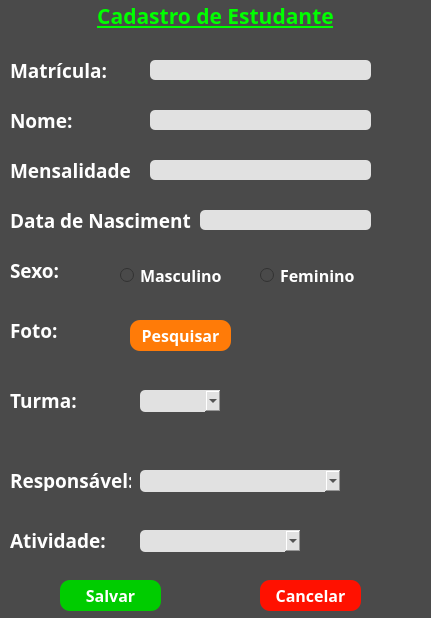
<?xml version="1.0" encoding="UTF-8"?>
<ui version="4.0">
 <class>telaCadEstudante</class>
 <widget class="QMainWindow" name="telaCadEstudante">
  <property name="geometry">
   <rect>
    <x>0</x>
    <y>0</y>
    <width>431</width>
    <height>618</height>
   </rect>
  </property>
  <property name="maximumSize">
   <size>
    <width>431</width>
    <height>618</height>
   </size>
  </property>
  <property name="windowTitle">
   <string>Cadastro de Estudante</string>
  </property>
  <property name="windowIcon">
   <iconset>
    <normalon>imagens/student.png</normalon>
   </iconset>
  </property>
  <property name="styleSheet">
   <string notr="true">background-color: rgb(74, 74, 74);</string>
  </property>
  <widget class="QWidget" name="centralwidget">
   <widget class="QLabel" name="lblMatricula">
    <property name="geometry">
     <rect>
      <x>10</x>
      <y>60</y>
      <width>121</width>
      <height>21</height>
     </rect>
    </property>
    <property name="font">
     <font>
      <family>Corbel</family>
      <pointsize>14</pointsize>
      <weight>75</weight>
      <bold>true</bold>
     </font>
    </property>
    <property name="styleSheet">
     <string notr="true">color: rgb(255, 255, 255);</string>
    </property>
    <property name="text">
     <string>Matrícula:</string>
    </property>
   </widget>
   <widget class="QLabel" name="lblTitulo">
    <property name="geometry">
     <rect>
      <x>40</x>
      <y>0</y>
      <width>351</width>
      <height>31</height>
     </rect>
    </property>
    <property name="font">
     <font>
      <family>Corbel</family>
      <pointsize>16</pointsize>
      <weight>75</weight>
      <bold>true</bold>
      <underline>true</underline>
     </font>
    </property>
    <property name="styleSheet">
     <string notr="true">color: rgb(0, 255, 0);</string>
    </property>
    <property name="text">
     <string>Cadastro de Estudante</string>
    </property>
    <property name="alignment">
     <set>Qt::AlignCenter</set>
    </property>
   </widget>
   <widget class="QLineEdit" name="lineMatricula">
    <property name="enabled">
     <bool>true</bool>
    </property>
    <property name="geometry">
     <rect>
      <x>150</x>
      <y>60</y>
      <width>221</width>
      <height>20</height>
     </rect>
    </property>
    <property name="font">
     <font>
      <family>Corbel</family>
      <pointsize>12</pointsize>
     </font>
    </property>
    <property name="styleSheet">
     <string notr="true">background-color: rgb(225, 225, 225); border-radius:5px;</string>
    </property>
   </widget>
   <widget class="QLabel" name="lblNome">
    <property name="geometry">
     <rect>
      <x>10</x>
      <y>110</y>
      <width>121</width>
      <height>21</height>
     </rect>
    </property>
    <property name="font">
     <font>
      <family>Corbel</family>
      <pointsize>14</pointsize>
      <weight>75</weight>
      <bold>true</bold>
     </font>
    </property>
    <property name="styleSheet">
     <string notr="true">color: rgb(255, 255, 255);</string>
    </property>
    <property name="text">
     <string>Nome:</string>
    </property>
   </widget>
   <widget class="QLineEdit" name="lineNome">
    <property name="enabled">
     <bool>true</bool>
    </property>
    <property name="geometry">
     <rect>
      <x>150</x>
      <y>110</y>
      <width>221</width>
      <height>20</height>
     </rect>
    </property>
    <property name="font">
     <font>
      <family>Corbel</family>
      <pointsize>12</pointsize>
     </font>
    </property>
    <property name="styleSheet">
     <string notr="true">background-color: rgb(225, 225, 225); border-radius:5px;</string>
    </property>
   </widget>
   <widget class="QLabel" name="lblMensalidade">
    <property name="geometry">
     <rect>
      <x>10</x>
      <y>160</y>
      <width>121</width>
      <height>21</height>
     </rect>
    </property>
    <property name="font">
     <font>
      <family>Corbel</family>
      <pointsize>14</pointsize>
      <weight>75</weight>
      <bold>true</bold>
     </font>
    </property>
    <property name="styleSheet">
     <string notr="true">color: rgb(255, 255, 255);</string>
    </property>
    <property name="text">
     <string>Mensalidade:</string>
    </property>
   </widget>
   <widget class="QLineEdit" name="lineMensalidade">
    <property name="enabled">
     <bool>true</bool>
    </property>
    <property name="geometry">
     <rect>
      <x>150</x>
      <y>160</y>
      <width>221</width>
      <height>20</height>
     </rect>
    </property>
    <property name="font">
     <font>
      <family>Corbel</family>
      <pointsize>12</pointsize>
     </font>
    </property>
    <property name="styleSheet">
     <string notr="true">background-color: rgb(225, 225, 225); border-radius:5px;</string>
    </property>
   </widget>
   <widget class="QLabel" name="lblSexo">
    <property name="geometry">
     <rect>
      <x>10</x>
      <y>260</y>
      <width>71</width>
      <height>21</height>
     </rect>
    </property>
    <property name="font">
     <font>
      <family>Corbel</family>
      <pointsize>14</pointsize>
      <weight>75</weight>
      <bold>true</bold>
     </font>
    </property>
    <property name="styleSheet">
     <string notr="true">color: rgb(255, 255, 255);</string>
    </property>
    <property name="text">
     <string>Sexo:</string>
    </property>
   </widget>
   <widget class="QRadioButton" name="rbttMasculino">
    <property name="enabled">
     <bool>true</bool>
    </property>
    <property name="geometry">
     <rect>
      <x>120</x>
      <y>260</y>
      <width>131</width>
      <height>31</height>
     </rect>
    </property>
    <property name="font">
     <font>
      <family>Corbel</family>
      <pointsize>12</pointsize>
      <weight>75</weight>
      <bold>true</bold>
     </font>
    </property>
    <property name="styleSheet">
     <string notr="true">color: rgb(255, 255, 255);</string>
    </property>
    <property name="text">
     <string>Masculino</string>
    </property>
    <property name="icon">
     <iconset>
      <normalon>imagens/male.png</normalon>
      <disabledon>imagens/male.png</disabledon>
      <selectedon>imagens/male.png</selectedon>
     </iconset>
    </property>
    <property name="iconSize">
     <size>
      <width>32</width>
      <height>32</height>
     </size>
    </property>
   </widget>
   <widget class="QRadioButton" name="rbttFeminino">
    <property name="enabled">
     <bool>true</bool>
    </property>
    <property name="geometry">
     <rect>
      <x>260</x>
      <y>260</y>
      <width>131</width>
      <height>31</height>
     </rect>
    </property>
    <property name="font">
     <font>
      <family>Corbel</family>
      <pointsize>12</pointsize>
      <weight>75</weight>
      <bold>true</bold>
     </font>
    </property>
    <property name="styleSheet">
     <string notr="true">color: rgb(255, 255, 255);</string>
    </property>
    <property name="text">
     <string>Feminino</string>
    </property>
    <property name="icon">
     <iconset>
      <normalon>imagens/female.png</normalon>
      <disabledon>imagens/female.png</disabledon>
      <selectedon>imagens/female.png</selectedon>
     </iconset>
    </property>
    <property name="iconSize">
     <size>
      <width>32</width>
      <height>32</height>
     </size>
    </property>
   </widget>
   <widget class="QLabel" name="lblDataNascimento">
    <property name="geometry">
     <rect>
      <x>10</x>
      <y>210</y>
      <width>181</width>
      <height>21</height>
     </rect>
    </property>
    <property name="font">
     <font>
      <family>Corbel</family>
      <pointsize>14</pointsize>
      <weight>75</weight>
      <bold>true</bold>
     </font>
    </property>
    <property name="styleSheet">
     <string notr="true">color: rgb(255, 255, 255);</string>
    </property>
    <property name="text">
     <string>Data de Nascimento:</string>
    </property>
   </widget>
   <widget class="QLineEdit" name="lineDataNascimento">
    <property name="enabled">
     <bool>true</bool>
    </property>
    <property name="geometry">
     <rect>
      <x>200</x>
      <y>210</y>
      <width>171</width>
      <height>20</height>
     </rect>
    </property>
    <property name="font">
     <font>
      <family>Corbel</family>
      <pointsize>12</pointsize>
     </font>
    </property>
    <property name="styleSheet">
     <string notr="true">background-color: rgb(225, 225, 225); border-radius:5px;</string>
    </property>
   </widget>
   <widget class="QLabel" name="lblFoto">
    <property name="geometry">
     <rect>
      <x>10</x>
      <y>320</y>
      <width>61</width>
      <height>21</height>
     </rect>
    </property>
    <property name="font">
     <font>
      <family>Corbel</family>
      <pointsize>14</pointsize>
      <weight>75</weight>
      <bold>true</bold>
     </font>
    </property>
    <property name="styleSheet">
     <string notr="true">color: rgb(255, 255, 255);</string>
    </property>
    <property name="text">
     <string>Foto:</string>
    </property>
   </widget>
   <widget class="QPushButton" name="bttPesquisar">
    <property name="geometry">
     <rect>
      <x>130</x>
      <y>320</y>
      <width>101</width>
      <height>31</height>
     </rect>
    </property>
    <property name="font">
     <font>
      <family>Corbel</family>
      <pointsize>12</pointsize>
      <weight>75</weight>
      <bold>true</bold>
     </font>
    </property>
    <property name="styleSheet">
     <string notr="true">color: rgb(255, 255, 255); background-color: rgb(255, 123, 8); border-radius:10px;
</string>
    </property>
    <property name="text">
     <string>Pesquisar</string>
    </property>
    <property name="icon">
     <iconset>
      <normalon>imagens/photo.png</normalon>
     </iconset>
    </property>
    <property name="iconSize">
     <size>
      <width>24</width>
      <height>24</height>
     </size>
    </property>
   </widget>
   <widget class="QLabel" name="lblFotoImg">
    <property name="geometry">
     <rect>
      <x>250</x>
      <y>310</y>
      <width>161</width>
      <height>141</height>
     </rect>
    </property>
    <property name="text">
     <string/>
    </property>
    <property name="scaledContents">
     <bool>true</bool>
    </property>
    <property name="alignment">
     <set>Qt::AlignCenter</set>
    </property>
   </widget>
   <widget class="QLabel" name="lbTurma">
    <property name="geometry">
     <rect>
      <x>10</x>
      <y>390</y>
      <width>71</width>
      <height>21</height>
     </rect>
    </property>
    <property name="font">
     <font>
      <family>Corbel</family>
      <pointsize>14</pointsize>
      <weight>75</weight>
      <bold>true</bold>
     </font>
    </property>
    <property name="styleSheet">
     <string notr="true">color: rgb(255, 255, 255);</string>
    </property>
    <property name="text">
     <string>Turma:</string>
    </property>
   </widget>
   <widget class="QComboBox" name="cmbTurmas">
    <property name="geometry">
     <rect>
      <x>140</x>
      <y>390</y>
      <width>81</width>
      <height>22</height>
     </rect>
    </property>
    <property name="font">
     <font>
      <family>Corbel</family>
      <pointsize>10</pointsize>
      <weight>75</weight>
      <bold>true</bold>
     </font>
    </property>
    <property name="styleSheet">
     <string notr="true">background-color: rgb(225, 225, 225); selection-background-color: rgb(225, 225, 225); selection-color: rgb(0, 0, 0);  border-radius: 5px;</string>
    </property>
    <property name="frame">
     <bool>false</bool>
    </property>
    <item>
     <property name="text">
      <string/>
     </property>
    </item>
   </widget>
   <widget class="QLabel" name="lblResponsavel">
    <property name="geometry">
     <rect>
      <x>10</x>
      <y>470</y>
      <width>121</width>
      <height>21</height>
     </rect>
    </property>
    <property name="font">
     <font>
      <family>Corbel</family>
      <pointsize>14</pointsize>
      <weight>75</weight>
      <bold>true</bold>
     </font>
    </property>
    <property name="styleSheet">
     <string notr="true">color: rgb(255, 255, 255);</string>
    </property>
    <property name="text">
     <string>Responsável:</string>
    </property>
   </widget>
   <widget class="QComboBox" name="cmbResponsaveis">
    <property name="geometry">
     <rect>
      <x>140</x>
      <y>470</y>
      <width>201</width>
      <height>22</height>
     </rect>
    </property>
    <property name="font">
     <font>
      <family>Corbel</family>
      <pointsize>10</pointsize>
      <weight>75</weight>
      <bold>true</bold>
     </font>
    </property>
    <property name="styleSheet">
     <string notr="true">background-color: rgb(225, 225, 225); selection-background-color: rgb(225, 225, 225); selection-color: rgb(0, 0, 0);  border-radius: 5px;</string>
    </property>
    <property name="frame">
     <bool>false</bool>
    </property>
    <item>
     <property name="text">
      <string/>
     </property>
    </item>
   </widget>
   <widget class="QLabel" name="lblAtividade">
    <property name="geometry">
     <rect>
      <x>10</x>
      <y>530</y>
      <width>101</width>
      <height>21</height>
     </rect>
    </property>
    <property name="font">
     <font>
      <family>Corbel</family>
      <pointsize>14</pointsize>
      <weight>75</weight>
      <bold>true</bold>
     </font>
    </property>
    <property name="styleSheet">
     <string notr="true">color: rgb(255, 255, 255);</string>
    </property>
    <property name="text">
     <string>Atividade:</string>
    </property>
   </widget>
   <widget class="QComboBox" name="cmbAtividades">
    <property name="geometry">
     <rect>
      <x>140</x>
      <y>530</y>
      <width>161</width>
      <height>22</height>
     </rect>
    </property>
    <property name="font">
     <font>
      <family>Corbel</family>
      <pointsize>10</pointsize>
      <weight>75</weight>
      <bold>true</bold>
     </font>
    </property>
    <property name="styleSheet">
     <string notr="true">background-color: rgb(225, 225, 225); selection-background-color: rgb(225, 225, 225); selection-color: rgb(0, 0, 0);  border-radius: 5px;</string>
    </property>
    <property name="frame">
     <bool>false</bool>
    </property>
    <item>
     <property name="text">
      <string/>
     </property>
    </item>
   </widget>
   <widget class="QPushButton" name="bttSalvar">
    <property name="geometry">
     <rect>
      <x>60</x>
      <y>580</y>
      <width>101</width>
      <height>31</height>
     </rect>
    </property>
    <property name="font">
     <font>
      <family>Corbel</family>
      <pointsize>12</pointsize>
      <weight>75</weight>
      <bold>true</bold>
     </font>
    </property>
    <property name="styleSheet">
     <string notr="true">color: rgb(255, 255, 255); background-color: rgb(0, 204, 0); border-radius:10px;</string>
    </property>
    <property name="text">
     <string>Salvar</string>
    </property>
    <property name="icon">
     <iconset>
      <normalon>imagens/save.png</normalon>
     </iconset>
    </property>
    <property name="iconSize">
     <size>
      <width>24</width>
      <height>24</height>
     </size>
    </property>
   </widget>
   <widget class="QPushButton" name="bttCancelar">
    <property name="geometry">
     <rect>
      <x>260</x>
      <y>580</y>
      <width>101</width>
      <height>31</height>
     </rect>
    </property>
    <property name="font">
     <font>
      <family>Corbel</family>
      <pointsize>12</pointsize>
      <weight>75</weight>
      <bold>true</bold>
     </font>
    </property>
    <property name="styleSheet">
     <string notr="true">color: rgb(255, 255, 255); background-color: rgb(255, 17, 0); border-radius:10px;</string>
    </property>
    <property name="text">
     <string>Cancelar</string>
    </property>
    <property name="icon">
     <iconset>
      <normalon>imagens/cancel.png</normalon>
     </iconset>
    </property>
    <property name="iconSize">
     <size>
      <width>24</width>
      <height>24</height>
     </size>
    </property>
   </widget>
  </widget>
 </widget>
 <resources/>
 <connections/>
</ui>
